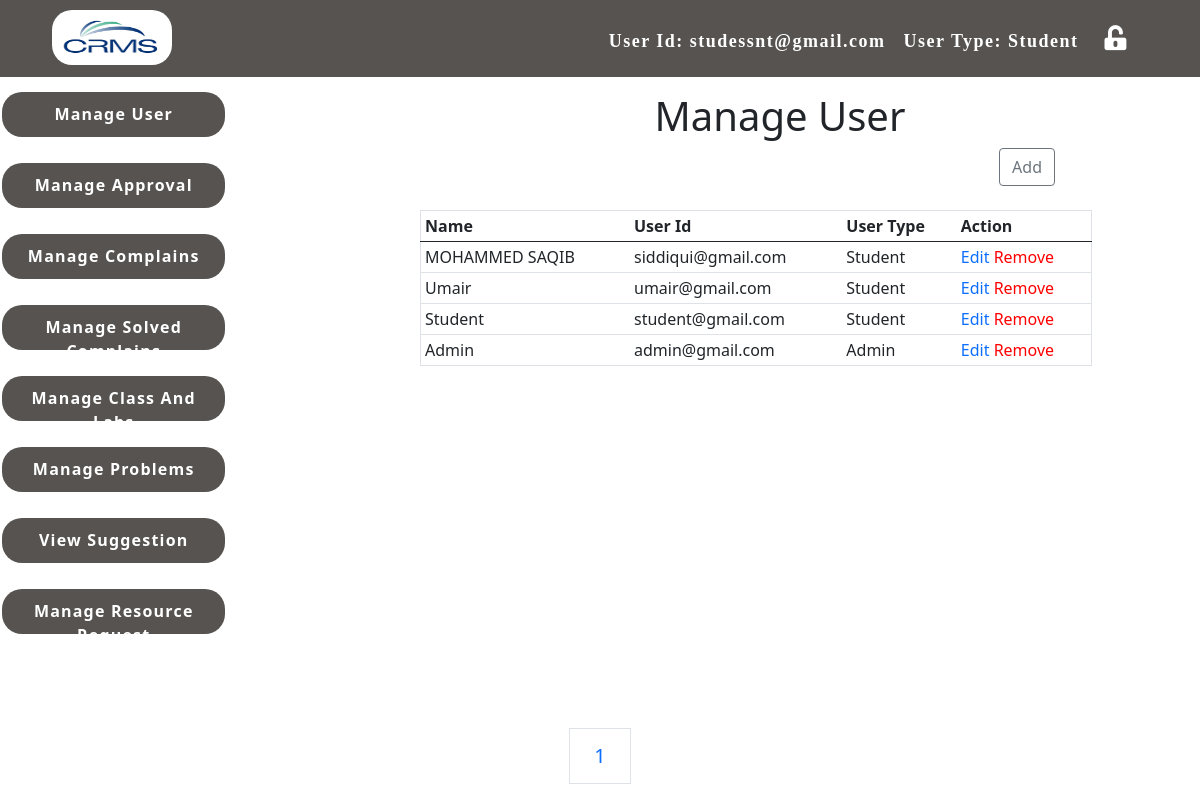
The page /Admin/user/index.php (signed in) on the database its author committed.
### tables this page shows
CREATE TABLE IF NOT EXISTS `userdata` (
  `id` int(11) NOT NULL AUTO_INCREMENT,
  `name` varchar(50) NOT NULL,
  `gender` enum('Male','Female') NOT NULL DEFAULT 'Male',
  `email` varchar(35) NOT NULL,
  `password` varchar(40) NOT NULL,
  `address` varchar(100) NOT NULL,
  `user_type` enum('Student','H.O.D','Lab Operator','Admin') NOT NULL DEFAULT 'Student',
  `Time_stamp` timestamp NULL DEFAULT CURRENT_TIMESTAMP,
  PRIMARY KEY (`id`)
);

### Admin/user/index.php (the view, shortened to what this page needs)
<?php
include ("../header.php");
?>
	<div class="main-containt">
		<h1 class="admin-heading"> Manage User </h1>
		<?php
		include ("../../config.php");
		$sql = "SELECT * FROM userdata ORDER BY id DESC";
		$result = mysqli_query($conn,$sql) or die("Query Unsuccessful.");
		$results_per_page = 10;
		$number_of_results = mysqli_num_rows($result);
		$number_of_pages = ceil($number_of_results/$results_per_page);
		if (isset($_GET['page'])) {
			$page = $_GET['page'];
		} else {
			$page = 1;
		}
		$this_page_first_result = ($page-1)*$results_per_page;
		$sql="SELECT * FROM userdata ORDER BY id DESC LIMIT " . $this_page_first_result . ',' .  $results_per_page;
		$result1 = mysqli_query($conn, $sql) or die("Query Unsuccessful.");
		if(mysqli_num_rows($result1)> 0){
		?>
		<a href="add.php" style="float: right; margin-right: 175px;" class="btn btn-outline-secondary"> Add </a>
		<table class=" table-responsive table table-hover table table-sm" style=" margin: 70px 150px; width: 70%;">
		  <thead>
		  <tr>
		      <th scope="col">Name</th>
		      <th scope="col">User Id</th>
		      <th scope="col">User Type</th>
		      <th scope="col"> Action </th>
		    </tr>
		  </thead>
		  <tbody>
		  <?php
			while($row=mysqli_fetch_assoc($result1)){
			?>
		    <tr>
		      <td><?php echo $row['name']; ?></td>
			  <td><?php echo $row['email']; ?></td>
		      <td><?php echo $row['user_type']; ?></td></td>
		      <td><a href='edit.php?id=<?php echo $row['id']; ?>' style="text-decoration: none;"> Edit </a>
			   <a href='delete-inline.php?id=<?php echo $row['id']; ?>'  style="text-decoration: none; color:red;" onclick= "return confirm('Are you sure you want to delete this USER ?');"> Remove </a> </td>
		    </tr>
			<?php }
			echo '<div class="fixed-bottom">';
			echo '<ul  class= "pagination justify-content-center" >';
			echo '<ul class= "pagination pagination-lg">';
			for ($i=1;$i<=$number_of_pages;$i++) {
				if( $i ==  $page){
					$active = "active";
				}else{
					$active = "";
				}
				echo '<li class="'.$active.'"><a class="page-link" href="index.php?page=' . $i . '">' . $i. ' </a>';
			  }
			 echo  '</ul>';
			 echo  '</ul>';
			echo '</div>';
			?>
		  </tbody>
		</table>
			<?php } ?>
	</div>

### Admin/header.php (shortened to what this page needs)
<link rel="stylesheet" type="text/css" href="../../css/style.css?v=<?php echo time(); ?>">
<link rel="stylesheet" type="text/css" href="../../css/bootstrap.css">
<link rel="stylesheet" type="text/css" href="../../css/all.css?v=<?php echo time(); ?>">
<link rel="stylesheet" type="text/css" href="stylestu.css?v=<?php echo time(); ?>">
<?php
if(!isset( $_SESSION["userEmails"])){
	echo "<script>window.location.href='../../login.php'</script>";
	$flag=1;
}
else
{
	$type=$_SESSION['userType'];
	$email=$_SESSION['userEmails'];
	$flag=0;
}
?>
<div class="container-fluid menu-bg-color">
	<div class="container">
		<div class="menu-icon">
			<div class="menu-sub-icon">
				<img src="../../img/logo.png" class="web-logo"> </img>
			</div>
		</div>
		<div class="menu-detail">
			<div class="menu-sub-detail">
				<ul>
					<li> <a href="../../logout.php">
						 <?php
								if($flag==1)
								{
									echo "<h1><u>Hello</u></h1>";
								}
								else
								{
									echo " User Id: $email";
									echo "User Type: $type";
								}
							?>
							<i class="fas fa-unlock-alt" style="color:white; font-size: 25px; margin-left:20px;"></i>
						 </a>
					</li>
				</ul>
			</div>
		</div>
</div>
</div>
<div class="container-fluid">
	<div class="admin-sidebar" style="margin-top: -1px;">
		<a href="../user/index.php"  class="admin-sidebar-option"> Manage User </a>
		<br>
		<a href="../approval/manage approval.php" class="admin-sidebar-option"> Manage Approval </a>
		<br>
		<a href="../complain/manage complains.php"  class="admin-sidebar-option"> Manage Complains </a>
		<br>
		<a href="../solved/manage solved complains.php"  class="admin-sidebar-option"> Manage Solved Complains </a>
		<br>
		<a href="../class/manage class and Labs.php"  class="admin-sidebar-option"> Manage Class And Labs </a>
		<br>
		<a href="../problem/manage Problems.php"  class="admin-sidebar-option"> Manage Problems </a>
		<br>
		<a href="../suggestion/View Suggestion.php"  class="admin-sidebar-option"> View Suggestion </a>
		<br>
		<a href="../request/manage resources request.php"  class="admin-sidebar-option"> Manage Resource Request </a>
	</div>
</div>

### css/style.css (style rules this page uses)
h1,h2,h3,h4,h5,h6 { margin: 0; padding: 0; }
.web-logo { width: 120px; height: 55px; border-radius: 20px; }
.menu-icon { width: 10%; float: left; }
.menu-sub-icon { letter-spacing: 5; padding: 10px; color: #fff; }
.menu-detail { width: 90%; float: left; }
.menu-sub-detail { float: right; }
.menu-detail ul li { list-style: none; float: left; }
.menu-detail a { text-decoration: none; color: #fff; display: inline-block; padding: 25px 30px; font-weight: 550; font-size: 18px; font-family: calibri; letter-spacing: 1.5; }
.menu-bg-color { background-color: #565350; width: 100%; height: 77px; }
.main-containt { width: 80%; float: left; }
.admin-heading { text-align: center; margin-top: 5px; margin-left: 60px; }
.admin-sidebar { width: 19%; float: left; margin-left: -10px; margin-top: 10px; }
.admin-sidebar a { text-decoration: none; color: #fff; }
.admin-sidebar-option { margin: 13px 0px; padding: 10px; display: inline-block; background-color: #565350; width: 100%; height: 45px; border-radius: 20px; text-align: center; font-weight: 650; letter-spacing: 1.2; }
table,th,td { border: 1px solid; }
.main-containt { width: 80%; float: left; margin-top: -560px; margin-left: 270px; }
.admin-heading { text-align: center; margin-top: 5px; }

### css/all.css (style rules this page uses)
.fa, .fas, .far, .fal, .fad, .fab { -moz-osx-font-smoothing: grayscale; -webkit-font-smoothing: antialiased; display: inline-block; font-style: normal; font-variant: normal; text-rendering: auto; line-height: 1; }
.fa-unlock-alt:before { content: "\f13e"; }

### Student/css/stylestu.css (style rules this page uses)
.web-logo { width: 120px; height: 55px; border-radius: 20px; }

### rows shown on the page
userdata: name "MOHAMMED SAQIB", email "siddiqui@gmail.com", user_type "Student"
userdata: name "Umair", email "umair@gmail.com", user_type "Student"
userdata: name "Student", email "student@gmail.com", user_type "Student"
userdata: name "Admin", email "admin@gmail.com", user_type "Admin"

### other values the page prints
$email "studessnt@gmail.com"
$type "Student"
